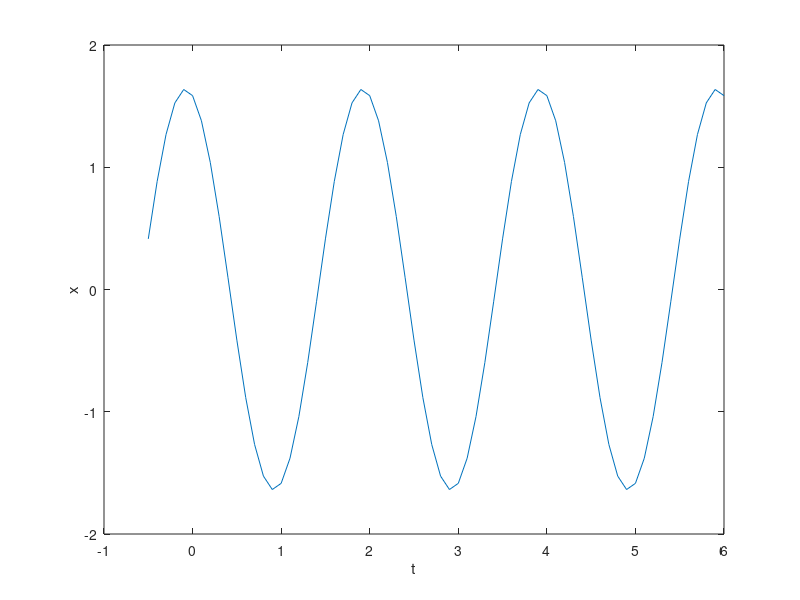

Write the MATLAB code that produced this figure. (Note: this script raises an error after producing the figure.)
%{
SECTION 5 -- Lab Exercise: Representation of Sinusoids with Complex Exponentials
%}

function lab2
    % [xx,tt] = syn_sin(fk, Xk, fs, dur, tstart)
    [xx,tt] = syn_sin([0.5, 0.5, 0.5], [2, 2*exp(-j*pi*1.25), (1-j)], 10, 3*1/0.5, -0.5);
    plot(tt, real(xx)); % plot x against t
    xlabel t; % labels
    ylabel x; % labels

    % PART C
    z1 = 2;
    z2 = 2*exp(-j*pi*1.25);
    z3 = (1-j);
    zSum = z1 + z2 + z3;
    zprint(zSum);
end 

%{
Multipath Lab -- syn_sin() function from 4.2.1
%}

function [xx,tt] = syn_sin(fk, Xk, fs, dur, tstart)

    % SYN_SIN Function to synthesize a sum of cosine waves
    % usage:
    % [xx,tt] = syn_sin(fk, Xk, fs, dur, tstart)
    % fk = vector of frequencies
    % (these could be negative or positive)
    % Xk = vector of complex amplitudes: Amp*eˆ(j*phase)
    % fs = the number of samples per second for the time axis
    % dur = total time duration of the signal
    % tstart = starting time (default is zero, if you make this input optional)
    % xx = vector of sinusoidal values
    % tt = vector of times, for the time axis
    %
    % Note: fk and Xk must be the same length.
    % Xk(1) corresponds to frequency fk(1),
    % Xk(2) corresponds to frequency fk(2), etc.


    f = length(fk); % vector of frequencies
    X = length(Xk); % vector of complex amplitudes: Amp*eˆ(j*phase)
    
    % make sure X and f are same length
    if (X ~= f) 
        disp('error'); 
    end
    
    % from 4.2.2 -- Default Inputs 
    if (nargin < 5) 
        tstart = 0; 
    end             %--default value is zero
    
    tt = tstart:1/fs:dur;   % generate time vector 
    xx = 0; % begin synthesized signal at 0 first

    % add sinusoid components to synthesize signal
    for k=1:X
        x = Xk(k).*exp(j*2*pi*fk(k)*tt);    % calculate complex exponential signal
        xx = xx+x;  % add up the sinusoid parts
    end
end